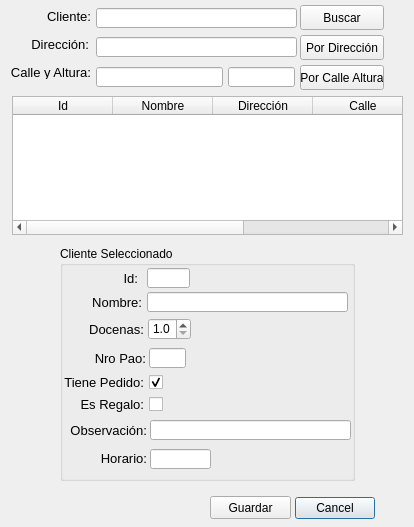
<?xml version="1.0" encoding="UTF-8"?>
<ui version="4.0">
 <class>dlgBuscarCliente</class>
 <widget class="QDialog" name="dlgBuscarCliente">
  <property name="geometry">
   <rect>
    <x>0</x>
    <y>0</y>
    <width>414</width>
    <height>527</height>
   </rect>
  </property>
  <property name="windowTitle">
   <string>Buscar Cliente</string>
  </property>
  <widget class="QDialogButtonBox" name="buttonBox">
   <property name="geometry">
    <rect>
     <x>294</x>
     <y>492</y>
     <width>81</width>
     <height>32</height>
    </rect>
   </property>
   <property name="orientation">
    <enum>Qt::Horizontal</enum>
   </property>
   <property name="standardButtons">
    <set>QDialogButtonBox::Cancel</set>
   </property>
  </widget>
  <widget class="QLabel" name="label">
   <property name="geometry">
    <rect>
     <x>44</x>
     <y>10</y>
     <width>47</width>
     <height>13</height>
    </rect>
   </property>
   <property name="font">
    <font>
     <pointsize>10</pointsize>
    </font>
   </property>
   <property name="text">
    <string>Cliente:</string>
   </property>
   <property name="alignment">
    <set>Qt::AlignRight|Qt::AlignTrailing|Qt::AlignVCenter</set>
   </property>
  </widget>
  <widget class="QLineEdit" name="txtCliente">
   <property name="geometry">
    <rect>
     <x>96</x>
     <y>8</y>
     <width>201</width>
     <height>20</height>
    </rect>
   </property>
   <property name="font">
    <font>
     <pointsize>10</pointsize>
    </font>
   </property>
  </widget>
  <widget class="QPushButton" name="btnGuardarCliente">
   <property name="geometry">
    <rect>
     <x>210</x>
     <y>496</y>
     <width>81</width>
     <height>23</height>
    </rect>
   </property>
   <property name="sizePolicy">
    <sizepolicy hsizetype="Fixed" vsizetype="Fixed">
     <horstretch>0</horstretch>
     <verstretch>0</verstretch>
    </sizepolicy>
   </property>
   <property name="text">
    <string>Guardar</string>
   </property>
   <property name="autoDefault">
    <bool>false</bool>
   </property>
  </widget>
  <widget class="QPushButton" name="btnBuscarClientes">
   <property name="geometry">
    <rect>
     <x>300</x>
     <y>5</y>
     <width>84</width>
     <height>25</height>
    </rect>
   </property>
   <property name="toolTip">
    <string>Buscar Clientes</string>
   </property>
   <property name="text">
    <string>Buscar</string>
   </property>
   <property name="icon">
    <iconset>
     <normaloff>:/buscar.png</normaloff>:/buscar.png</iconset>
   </property>
  </widget>
  <widget class="QTableWidget" name="tableClienteWidget">
   <property name="geometry">
    <rect>
     <x>12</x>
     <y>96</y>
     <width>391</width>
     <height>139</height>
    </rect>
   </property>
   <property name="selectionBehavior">
    <enum>QAbstractItemView::SelectRows</enum>
   </property>
   <property name="sortingEnabled">
    <bool>true</bool>
   </property>
   <attribute name="horizontalHeaderShowSortIndicator" stdset="0">
    <bool>true</bool>
   </attribute>
   <attribute name="verticalHeaderShowSortIndicator" stdset="0">
    <bool>false</bool>
   </attribute>
   <column>
    <property name="text">
     <string>Id</string>
    </property>
   </column>
   <column>
    <property name="text">
     <string>Nombre</string>
    </property>
   </column>
   <column>
    <property name="text">
     <string>Dirección</string>
    </property>
   </column>
   <column>
    <property name="text">
     <string>Calle</string>
    </property>
   </column>
   <column>
    <property name="text">
     <string>Altura</string>
    </property>
   </column>
  </widget>
  <widget class="QGroupBox" name="groupBox">
   <property name="geometry">
    <rect>
     <x>60</x>
     <y>246</y>
     <width>295</width>
     <height>235</height>
    </rect>
   </property>
   <property name="title">
    <string>Cliente Seleccionado</string>
   </property>
   <widget class="QLabel" name="label_2">
    <property name="geometry">
     <rect>
      <x>29</x>
      <y>75</y>
      <width>55</width>
      <height>16</height>
     </rect>
    </property>
    <property name="font">
     <font>
      <pointsize>10</pointsize>
     </font>
    </property>
    <property name="text">
     <string>Docenas:</string>
    </property>
    <property name="alignment">
     <set>Qt::AlignRight|Qt::AlignTrailing|Qt::AlignVCenter</set>
    </property>
   </widget>
   <widget class="QLineEdit" name="txtSelClienteId">
    <property name="geometry">
     <rect>
      <x>87</x>
      <y>22</y>
      <width>43</width>
      <height>20</height>
     </rect>
    </property>
    <property name="font">
     <font>
      <pointsize>10</pointsize>
     </font>
    </property>
    <property name="readOnly">
     <bool>true</bool>
    </property>
   </widget>
   <widget class="QLabel" name="label_3">
    <property name="geometry">
     <rect>
      <x>35</x>
      <y>24</y>
      <width>43</width>
      <height>16</height>
     </rect>
    </property>
    <property name="font">
     <font>
      <pointsize>10</pointsize>
     </font>
    </property>
    <property name="text">
     <string>Id:</string>
    </property>
    <property name="alignment">
     <set>Qt::AlignRight|Qt::AlignTrailing|Qt::AlignVCenter</set>
    </property>
   </widget>
   <widget class="QLineEdit" name="txtSelClienteNombre">
    <property name="geometry">
     <rect>
      <x>87</x>
      <y>46</y>
      <width>201</width>
      <height>20</height>
     </rect>
    </property>
    <property name="font">
     <font>
      <pointsize>10</pointsize>
     </font>
    </property>
    <property name="readOnly">
     <bool>true</bool>
    </property>
   </widget>
   <widget class="QLabel" name="label_4">
    <property name="geometry">
     <rect>
      <x>33</x>
      <y>48</y>
      <width>49</width>
      <height>16</height>
     </rect>
    </property>
    <property name="font">
     <font>
      <pointsize>10</pointsize>
     </font>
    </property>
    <property name="text">
     <string>Nombre:</string>
    </property>
    <property name="alignment">
     <set>Qt::AlignRight|Qt::AlignTrailing|Qt::AlignVCenter</set>
    </property>
   </widget>
   <widget class="QLabel" name="label_5">
    <property name="geometry">
     <rect>
      <x>31</x>
      <y>104</y>
      <width>55</width>
      <height>16</height>
     </rect>
    </property>
    <property name="font">
     <font>
      <pointsize>10</pointsize>
     </font>
    </property>
    <property name="text">
     <string>Nro Pao:</string>
    </property>
    <property name="alignment">
     <set>Qt::AlignRight|Qt::AlignTrailing|Qt::AlignVCenter</set>
    </property>
   </widget>
   <widget class="QLineEdit" name="txtNroPao">
    <property name="geometry">
     <rect>
      <x>89</x>
      <y>102</y>
      <width>37</width>
      <height>20</height>
     </rect>
    </property>
    <property name="font">
     <font>
      <pointsize>10</pointsize>
     </font>
    </property>
   </widget>
   <widget class="QCheckBox" name="chkEsRegalo">
    <property name="geometry">
     <rect>
      <x>18</x>
      <y>150</y>
      <width>85</width>
      <height>17</height>
     </rect>
    </property>
    <property name="font">
     <font>
      <pointsize>10</pointsize>
     </font>
    </property>
    <property name="layoutDirection">
     <enum>Qt::RightToLeft</enum>
    </property>
    <property name="text">
     <string>Es Regalo:</string>
    </property>
   </widget>
   <widget class="QDoubleSpinBox" name="sboxDocenas">
    <property name="geometry">
     <rect>
      <x>88</x>
      <y>72</y>
      <width>43</width>
      <height>22</height>
     </rect>
    </property>
    <property name="decimals">
     <number>1</number>
    </property>
    <property name="minimum">
     <double>1.000000000000000</double>
    </property>
    <property name="singleStep">
     <double>0.500000000000000</double>
    </property>
   </widget>
   <widget class="QCheckBox" name="chkTienePedido">
    <property name="geometry">
     <rect>
      <x>0</x>
      <y>128</y>
      <width>103</width>
      <height>17</height>
     </rect>
    </property>
    <property name="font">
     <font>
      <pointsize>10</pointsize>
     </font>
    </property>
    <property name="layoutDirection">
     <enum>Qt::RightToLeft</enum>
    </property>
    <property name="text">
     <string>Tiene Pedido:</string>
    </property>
    <property name="checked">
     <bool>true</bool>
    </property>
   </widget>
   <widget class="QLabel" name="label_6">
    <property name="geometry">
     <rect>
      <x>8</x>
      <y>176</y>
      <width>79</width>
      <height>16</height>
     </rect>
    </property>
    <property name="font">
     <font>
      <pointsize>10</pointsize>
     </font>
    </property>
    <property name="text">
     <string>Observación:</string>
    </property>
    <property name="alignment">
     <set>Qt::AlignRight|Qt::AlignTrailing|Qt::AlignVCenter</set>
    </property>
   </widget>
   <widget class="QLineEdit" name="txtSelClienteObservacion">
    <property name="geometry">
     <rect>
      <x>90</x>
      <y>174</y>
      <width>201</width>
      <height>20</height>
     </rect>
    </property>
    <property name="font">
     <font>
      <pointsize>10</pointsize>
     </font>
    </property>
    <property name="readOnly">
     <bool>false</bool>
    </property>
   </widget>
   <widget class="QLabel" name="label_7">
    <property name="geometry">
     <rect>
      <x>8</x>
      <y>204</y>
      <width>79</width>
      <height>16</height>
     </rect>
    </property>
    <property name="font">
     <font>
      <pointsize>10</pointsize>
     </font>
    </property>
    <property name="text">
     <string>Horario:</string>
    </property>
    <property name="alignment">
     <set>Qt::AlignRight|Qt::AlignTrailing|Qt::AlignVCenter</set>
    </property>
   </widget>
   <widget class="QLineEdit" name="txtHorario">
    <property name="geometry">
     <rect>
      <x>90</x>
      <y>203</y>
      <width>61</width>
      <height>20</height>
     </rect>
    </property>
    <property name="font">
     <font>
      <pointsize>10</pointsize>
     </font>
    </property>
    <property name="readOnly">
     <bool>false</bool>
    </property>
   </widget>
  </widget>
  <widget class="QPushButton" name="btnBuscarClientesPorDireccion">
   <property name="geometry">
    <rect>
     <x>300</x>
     <y>35</y>
     <width>84</width>
     <height>25</height>
    </rect>
   </property>
   <property name="toolTip">
    <string>Buscar Clientes</string>
   </property>
   <property name="text">
    <string>Por Dirección</string>
   </property>
   <property name="icon">
    <iconset>
     <normaloff>:/buscar.png</normaloff>:/buscar.png</iconset>
   </property>
   <property name="autoDefault">
    <bool>false</bool>
   </property>
  </widget>
  <widget class="QLineEdit" name="txtDireccion">
   <property name="geometry">
    <rect>
     <x>96</x>
     <y>37</y>
     <width>201</width>
     <height>20</height>
    </rect>
   </property>
   <property name="font">
    <font>
     <pointsize>10</pointsize>
    </font>
   </property>
  </widget>
  <widget class="QLineEdit" name="txtCalle">
   <property name="geometry">
    <rect>
     <x>96</x>
     <y>67</y>
     <width>127</width>
     <height>20</height>
    </rect>
   </property>
   <property name="font">
    <font>
     <pointsize>10</pointsize>
    </font>
   </property>
  </widget>
  <widget class="QLineEdit" name="txtAltura">
   <property name="geometry">
    <rect>
     <x>228</x>
     <y>67</y>
     <width>67</width>
     <height>20</height>
    </rect>
   </property>
   <property name="font">
    <font>
     <pointsize>10</pointsize>
    </font>
   </property>
  </widget>
  <widget class="QPushButton" name="btnBuscarClientesPorCalleAltura">
   <property name="geometry">
    <rect>
     <x>300</x>
     <y>65</y>
     <width>84</width>
     <height>25</height>
    </rect>
   </property>
   <property name="toolTip">
    <string>Buscar Clientes</string>
   </property>
   <property name="text">
    <string>Por Calle Altura</string>
   </property>
   <property name="icon">
    <iconset>
     <normaloff>:/buscar.png</normaloff>:/buscar.png</iconset>
   </property>
   <property name="autoDefault">
    <bool>false</bool>
   </property>
  </widget>
  <widget class="QLabel" name="label_8">
   <property name="geometry">
    <rect>
     <x>28</x>
     <y>38</y>
     <width>61</width>
     <height>13</height>
    </rect>
   </property>
   <property name="font">
    <font>
     <pointsize>10</pointsize>
    </font>
   </property>
   <property name="text">
    <string>Dirección:</string>
   </property>
   <property name="alignment">
    <set>Qt::AlignRight|Qt::AlignTrailing|Qt::AlignVCenter</set>
   </property>
  </widget>
  <widget class="QLabel" name="label_9">
   <property name="geometry">
    <rect>
     <x>6</x>
     <y>66</y>
     <width>85</width>
     <height>13</height>
    </rect>
   </property>
   <property name="font">
    <font>
     <pointsize>10</pointsize>
    </font>
   </property>
   <property name="text">
    <string>Calle y Altura:</string>
   </property>
   <property name="alignment">
    <set>Qt::AlignRight|Qt::AlignTrailing|Qt::AlignVCenter</set>
   </property>
  </widget>
 </widget>
 <tabstops>
  <tabstop>txtCliente</tabstop>
  <tabstop>txtDireccion</tabstop>
  <tabstop>btnBuscarClientesPorDireccion</tabstop>
  <tabstop>txtCalle</tabstop>
  <tabstop>txtAltura</tabstop>
  <tabstop>btnBuscarClientesPorCalleAltura</tabstop>
  <tabstop>txtNroPao</tabstop>
  <tabstop>txtSelClienteId</tabstop>
  <tabstop>tableClienteWidget</tabstop>
  <tabstop>txtSelClienteNombre</tabstop>
  <tabstop>btnGuardarCliente</tabstop>
  <tabstop>btnBuscarClientes</tabstop>
  <tabstop>chkEsRegalo</tabstop>
  <tabstop>sboxDocenas</tabstop>
  <tabstop>chkTienePedido</tabstop>
  <tabstop>txtSelClienteObservacion</tabstop>
  <tabstop>txtHorario</tabstop>
 </tabstops>
 <resources/>
 <connections>
  <connection>
   <sender>buttonBox</sender>
   <signal>accepted()</signal>
   <receiver>dlgBuscarCliente</receiver>
   <slot>accept()</slot>
   <hints>
    <hint type="sourcelabel">
     <x>248</x>
     <y>254</y>
    </hint>
    <hint type="destinationlabel">
     <x>157</x>
     <y>274</y>
    </hint>
   </hints>
  </connection>
  <connection>
   <sender>buttonBox</sender>
   <signal>rejected()</signal>
   <receiver>dlgBuscarCliente</receiver>
   <slot>reject()</slot>
   <hints>
    <hint type="sourcelabel">
     <x>316</x>
     <y>260</y>
    </hint>
    <hint type="destinationlabel">
     <x>286</x>
     <y>274</y>
    </hint>
   </hints>
  </connection>
 </connections>
</ui>
